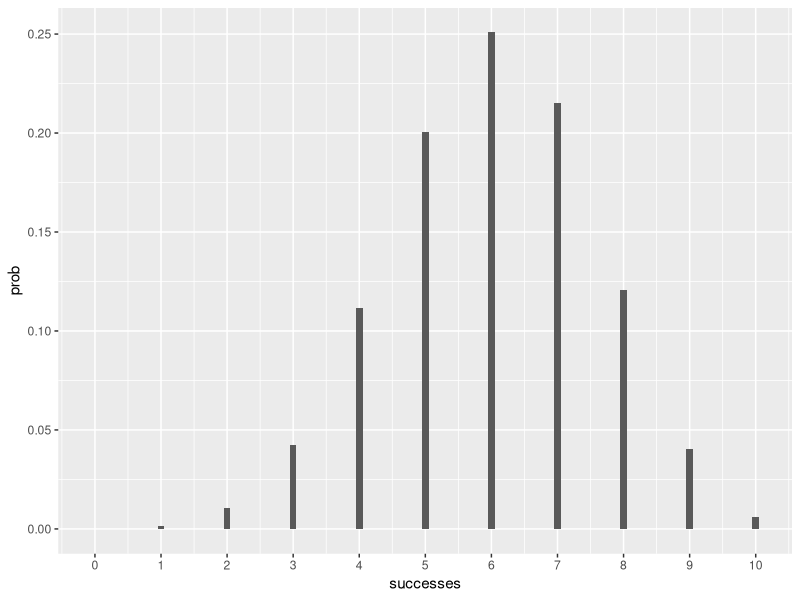
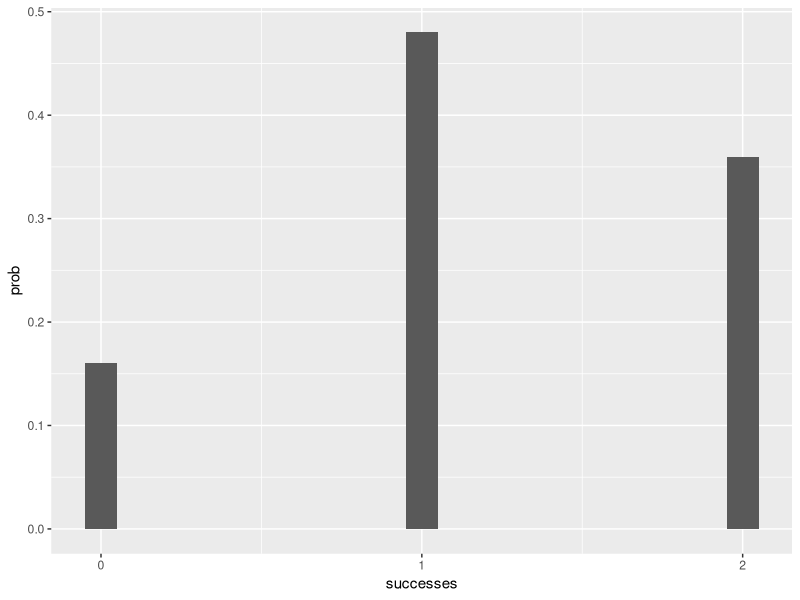
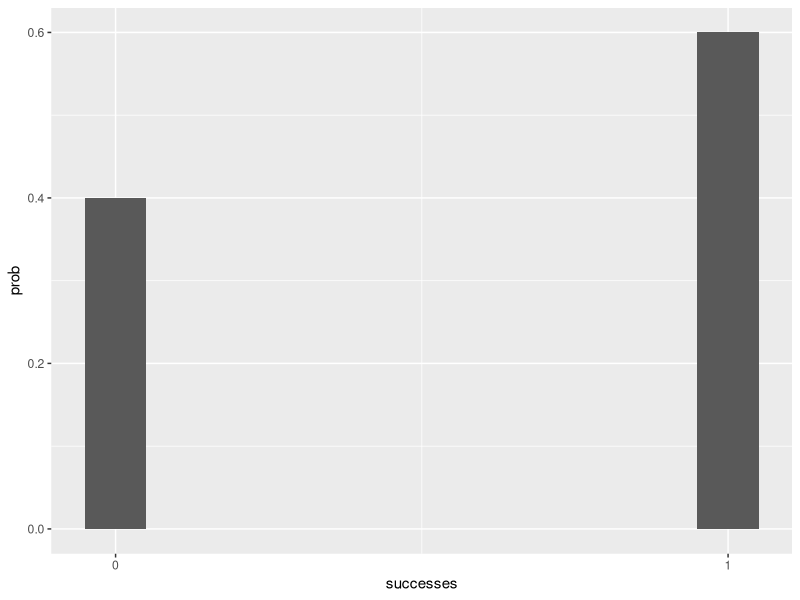

Reproduce these figures in R, in order.
## ---- chunk 1
knitr::opts_chunk$set(echo = FALSE)
## ---- chunk 2
library(ggplot2)
df <- data.frame(successes = 0:10, prob = dbinom(0:10, size = 10, prob = .6) )
ggplot(df, aes(successes, prob)) + geom_bar(stat = "identity", width = 0.1)+scale_x_continuous(breaks=0:10)
## ---- chunk 3
library(ggplot2)
df <- data.frame(successes = 0:2, prob = dbinom(0:2, size = 2, prob = .6) )
ggplot(df, aes(successes, prob)) + geom_bar(stat = "identity", width = 0.1)+scale_x_continuous(breaks=0:2)
## ---- chunk 4
library(ggplot2)
df <- data.frame(successes = 0:1, prob = dbinom(0:1, size = 1, prob = .6) )
ggplot(df, aes(successes, prob)) + geom_bar(stat = "identity", width = 0.1)+scale_x_continuous(breaks=0:1)
